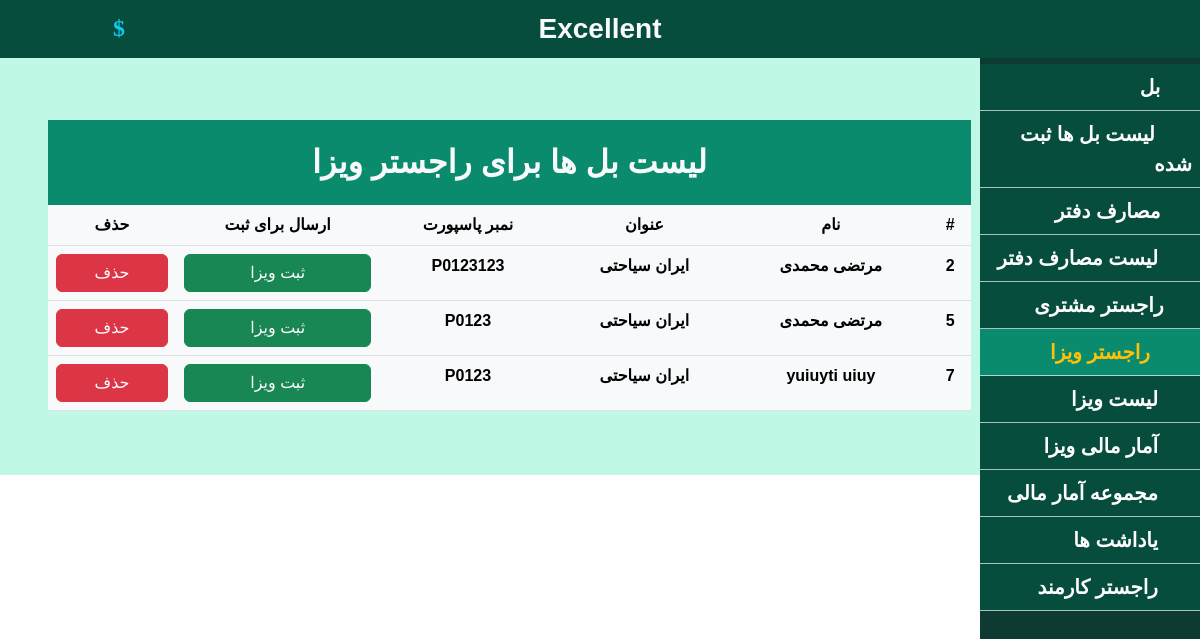
/billVisa/, run on an earlier commit of the app's database.
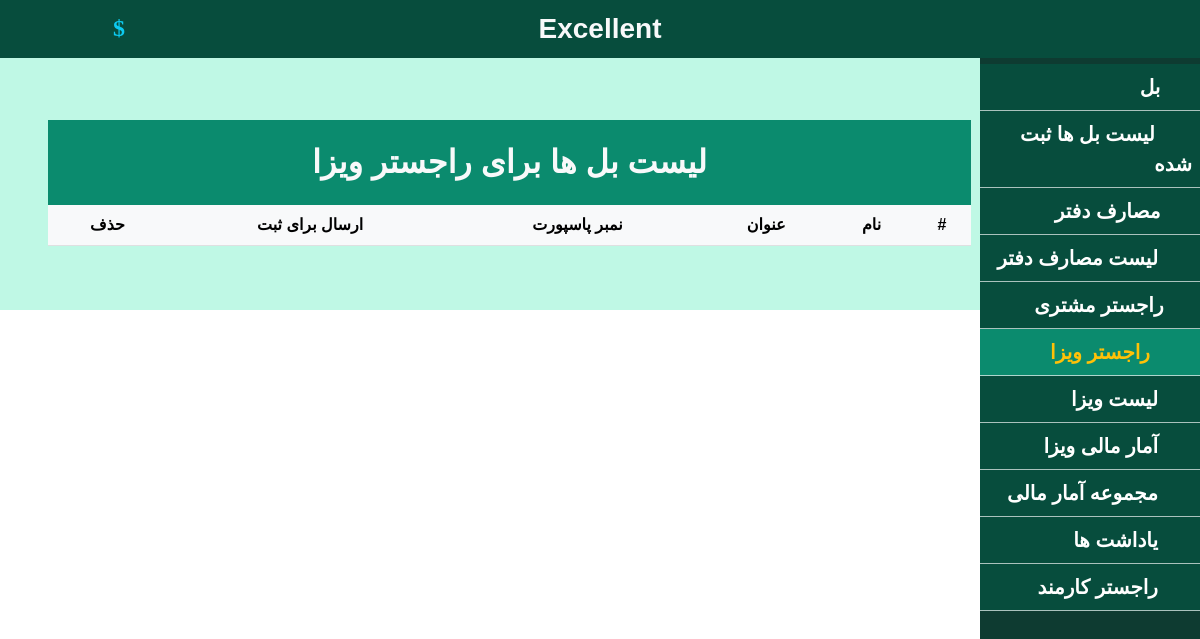
And on a later commit of the database.
### travel_tour/models.py (models this page shows, shortened)
class BCV(models.Model):
    bill = models.ForeignKey(Bill, on_delete=models.CASCADE, null= True)
    customer = models.ForeignKey(Customer, on_delete=models.CASCADE, null= True)
    visa = models.ForeignKey(Visa, on_delete=models.CASCADE, null= True)

class Customer(models.Model):
    name = models.CharField(max_length=50)
    lastname = models.CharField(max_length=50)
    address = models.CharField(max_length=50)
    email = models.CharField(max_length=50,default='unknown')
    phone = models.CharField(max_length=50)
    mainstate = models.CharField(max_length=20)
    currentstate = models.CharField(max_length=20)
    passport = models.CharField(max_length=50,null=True)
    profile = models.ImageField(upload_to='profile/' , blank= True)
    passportImage = models.ImageField(upload_to='document/' , blank= True, null=True)
    cardImage = models.ImageField(upload_to='document/' , blank= True, null=True)

class Bill(models.Model):
    name = models.CharField(max_length=50)
    reciveddoc = models.CharField(max_length=50)
    visatype = models.ForeignKey(VisaType, on_delete=models.CASCADE,null=True)
    othertype = models.ForeignKey(otherbill,on_delete=models.CASCADE,null=True)
    date = models.DateField(auto_now = True)
    price = models.FloatField()
    payed = models.FloatField()
    money = models.ForeignKey(Money, on_delete=models.CASCADE)
    duration = models.IntegerField(null=True)
    isdone = models.BooleanField(default=False)
    cr = models.BooleanField(default=False)
    cv = models.BooleanField(default=False)
    mainprice = models.FloatField(default=0)

class VisaType(models.Model):
    country = models.CharField(max_length=20)
    duration = models.IntegerField()
    type = models.CharField(max_length=20)
    price = models.FloatField()
    money = models.ForeignKey(Money, on_delete=models.CASCADE)

### travel_tour/views.py (the view)
# urls.py: path('billVisa/', billVisa, name='billVisa'),
def billVisa(request):
    context = {}
    records = mod.BCV.objects.filter(visa = None)
    context['records'] = records
    context['page'] = 'راجستر ویزا'
    context['visaregister'] = ' text-warning sub-bg ps-3'
    return render(request,'visa/bill_visa.html',context)

### templates/visa/bill_visa.html (shortened to what this page needs)
{% extends 'shared/_MainLayout.html' %}
{% load static %}
{% block content %}
<div class="body p-5">
    <div class="text-center">
        <div class="detial">
            <div class="list sub-bg" id="list">
                <div class="title_bar fw-bold fs-2 mt-5 text-light text-center">
                    لیست بل ها برای راجستر ویزا
                </div>
                <table class="table table-light fw-bold">
                    <thead>
                        <tr>
                            <th scope="col">#</th>
                            <th scope="col"> نام</th>
                            <th scope="col"> عنوان</th>
                            <th scope="col">نمبر پاسپورت </th>
                            <th scope="col">ارسال برای ثبت</th>
                            <th scope="col">حذف</th>
                        </tr>
                    </thead>
                    <tbody>
                        {% for items in records%}
                        <tr>
                            <th scope="row">{{ items.id }}</th>
                            <td>{{ items.customer.name }} {{items.customer.lastname}}</td>
                            <td>{{ items.bill.visatype.country }} {{items.bill.visatype.type}}</td>
                            <td> {{items.customer.passport}}</td>
                            <td> <a href="/visaRegister/{{items.id}}" class="btn btn-success w-100">ثبت ویزا</a></td>
                            <td> <button type="button" class="btn btn-danger w-100" data-bs-toggle="modal"
                                    data-bs-target="#confirmationModal-{{ items.id }}">
                                    حذف
                                </button></td>
                        </tr>
                        {% endfor %}
                    </tbody>
                </table>
            </div>
        </div>
    </div>
</div>
{% endblock %}

### templates/shared/_MainLayout.html (shortened to what this page needs)
{% load static %}
<!DOCTYPE html>
<html lang="en" dir="rtl">
<head>
    {% include 'shared/_HeaderReferences.html' %}
</head>
<body>
{% include 'shared/Header.html' %}
{% block content %}{% endblock %}
</body>
</html>

### templates/shared/_HeaderReferences.html
{% load static %}
<link rel="stylesheet" href="{% static 'CSS/style.css' %}">
<link rel="stylesheet" href="{% static 'Bootstrap/css/bootstrap.rtl.min.css' %}">
<link rel="stylesheet" href="{% static 'fontawesome/css/fontawesome.css' %}">
<link href="{% static 'fontawesome/css/brands.css' %}" rel="stylesheet">
<link href="{% static 'fontawesome/css/solid.css' %}" rel="stylesheet">
<link rel="stylesheet" href="{% static 'fontawesome/css/all.min.css' %}">

### templates/shared/Header.html (shortened to what this page needs)
{% load static %}
<div class="container">
    <div class="top fixed-top p-2 main-bg text-white">
        <div class="menu-btn">
            <button class="btn" onclick="menubtn()"><i class="fa fa-list text-white" aria-hidden="true"
                    ></i></button>
        </div>
        <div class="text-center fs-3">
            <span class="text-light fw-bold">Excellent</span>
        </div>
        <div class="logout" style="position: absolute; left:100px; top:15%">
            <button id="openModalBtn" class="btn" data-bs-toggle="modal" data-bs-target="#updateModal">
                <i class="fa fa-dollar fs-4 text-info" aria-hidden="true"></i>
              </button>
        </div>
        <div class="logout">
            <button class="btn"><a href="/logout"><i class="fa fa-power-off text-white" aria-hidden="true"></i></a></button>
        </div>
    </div>
</div>
<div class="menubar mt-5 pt-3 ">
    <ul class="navbar-nav menu fs-5 fw-bold main-bg">
        {% if user.user_type == 'Employee' %}
        <li class="nav-item p-0 ps-2 {{cusregister}}"><a href="/customerRegister" class="nav-link"><i class="fa fa-user pe-3 fs-6" aria-hidden="true"></i>راجستر مشتری</a></li>
        <li class="nav-item p-0 ps-2 {{visaregister}}"><a href="/visaRegister" class="nav-link"><i class="fa fa-id-card pe-3 fs-6" aria-hidden="true"></i> راجستر ویزا</a></li>
        <li class="nav-item p-0 ps-2 {{visaList}}"><a href="/visaList" class="nav-link"><i class="fa fa-list pe-3 fs-6" aria-hidden="true"></i> لیست ویزا</a></li>
        <li class="nav-item p-0 ps-2 {{visastatistic}}"><a href="/visaStatistic" class="nav-link"><i class="fa-brands fa-drupal pe-3 fs-6" aria-hidden="true"></i> آمار مالی ویزا</a></li>
        {% else %}
        <li class="nav-item p-0 ps-2 {{bill}}"><a href="/bill" class="nav-link"><i class="fa fa-pencil pe-3" aria-hidden="true"></i>بل </a></li>
        <li class="nav-item p-0 ps-2 {{billlisting}}"><a href="/billListing" class="nav-link"><i class="fa fa-list pe-3" aria-hidden="true"></i> لیست بل ها ثبت شده</a></li>
        <li class="nav-item p-0 ps-2 {{addpay}}"><a href="/addPayment" class="nav-link"><i class="fa fa-pencil pe-3" aria-hidden="true"></i>مصارف دفتر</a></li>
        <li class="nav-item p-0 ps-2 {{listpay}}"><a href="/paymentList" class="nav-link"><i class="fa fa-list pe-3 fs-6 " aria-hidden="true"></i> لیست مصارف دفتر</a></li>
        <li class="nav-item p-0 ps-2 {{cusregister}}"><a href="/billCustomer" class="nav-link"><i class="fa fa-user pe-3 fs-6" aria-hidden="true"></i>راجستر مشتری</a></li>
        <li class="nav-item p-0 ps-2 {{visaregister}}"><a href="/billVisa" class="nav-link"><i class="fa fa-id-card pe-3 fs-6" aria-hidden="true"></i> راجستر ویزا</a></li>
        <li class="nav-item p-0 ps-2 {{visaList}}"><a href="/visaList" class="nav-link"><i class="fa fa-list pe-3 fs-6" aria-hidden="true"></i> لیست ویزا</a></li>
        <li class="nav-item p-0 ps-2 {{visastatistic}}"><a href="/visaStatistic" class="nav-link"><i class="fa-brands fa-drupal pe-3 fs-6" aria-hidden="true"></i> آمار مالی ویزا</a></li>
        <li class="nav-item p-0 ps-2 {{totalstatisticcolor}}"><a href="/totalstatistics" class="nav-link"><i class="fa-brands fa-drupal pe-3 fs-6" aria-hidden="true"></i> مجموعه آمار مالی </a></li>
        <li class="nav-item p-0 ps-2 {{notes}}"><a href="/notes" class="nav-link"><i class="fa-brands fa-dribbble pe-3 fs-6" aria-hidden="true"></i> یاداشت ها</a></li>
        <li class="nav-item p-0 ps-2 {{registration}}"><a href="/employeeRegister" class="nav-link"><i class="fa fa-users pe-3 fs-6" aria-hidden="true"></i> راجستر کارمند</a></li>
        {% endif %}
    </ul>
</div>

### templates/shared/_FooterReferences.html (shortened to what this page needs)
{% load static %}

### static/CSS/style.css (style rules this page uses)
* { font-family: Arial, Helvetica, sans-serif; }
.main-bg { background-color: rgb(7, 77, 61); }
.sub-bg { background-color: rgb(11, 139, 110); }
.menu-btn { position: absolute; right: 10px; top: 15%; }
.logout { position: absolute; left: 10px; top: 15%; }
.menubar { width: 220px; background-color: rgb(14, 59, 49); top: 0px; right: 0px; bottom: 0px; position: fixed; }
.menu .nav-item { padding-top: 10px; padding-bottom: 10px; border-bottom: solid 1px rgba(255, 255, 255, 0.658); padding-right: 15px; color: white; }
.body { margin-right: 181px; background-color: rgb(191, 248, 229); height: fit-content; }
.title_bar { padding: 2%; color: rgb(9, 59, 65); }

What changed in the data, as far as the page shows it:
removed BCV: id "2", customer.name "مرتضی", customer.lastname "محمدی", bill.visatype.country "ایران", bill.visatype.type "سیاحتی", customer.passport "P0123123"
removed BCV: id "5", customer.name "مرتضی", customer.lastname "محمدی", bill.visatype.country "ایران", bill.visatype.type "سیاحتی", customer.passport "P0123"
removed BCV: id "7", customer.name "yuiuyti", customer.lastname "uiuy", bill.visatype.country "ایران", bill.visatype.type "سیاحتی", customer.passport "P0123"
